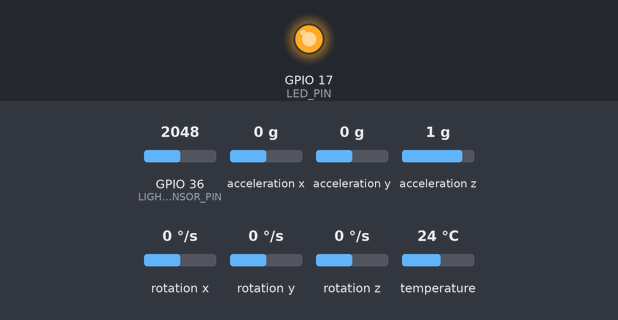
Recording of a sketch running on a simulated ESP32. On the bench: output pins drawn as LEDs (lit = HIGH). The inputs (shaded band) are chosen by the test bench; at power-on: GPIO 36 (LIGHT_SENSOR_PIN) = 2048, acceleration x 0 g, acceleration y 0 g, acceleration z 1 g, rotation x 0 °/s, rotation y 0 °/s, rotation z 0 °/s, temperature 24 °C. Nothing arrives over Bluetooth unless stated; a phone connects over Bluetooth LE 3 s after start; what the sketch prints to the serial monitor is not drawn.

Above: at 0.2 s.
Timing chart, 0 to 1.7 s (numbered marks = the images above):
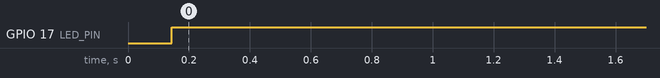

Measured:
- by itself, GPIO 17 (LED_PIN): LOW → HIGH at 0.14 s

The sketch:

BLE_Controller.ino
```cpp
#include <BLEDevice.h>
#include <BLEUtils.h>
#include <BLEServer.h>
#include <BLE2902.h>
#include <Adafruit_MPU6050.h>
#include <Adafruit_Sensor.h>
#include <Wire.h>
// See the following for generating UUIDs:
// https://www.uuidgenerator.net/

#define SERVICE_UUID "4fafc201-1fb5-459e-8fcc-c5c9c331914b"
#define CHARACTERISTIC_UUID "beb5483e-36e1-4688-b7f5-ea07361b26a8"
#define CHARACTERISTIC_UUIDa "617c753e-5199-11eb-ae93-0242ac130002"

Adafruit_MPU6050 mpu;
bool deviceConnected = false;
class MyServerCallbacks : public BLEServerCallbacks {
  void onConnect(BLEServer *pServer) {
    deviceConnected = true;
  };

  void onDisconnect(BLEServer *pServer) {
    deviceConnected = false;
  }
};


BLECharacteristic *pCharacteristic;
BLECharacteristic *pCharacteristica;

// constants won't change
#define LIGHT_SENSOR_PIN 36  // ESP32 pin GPIO36 (ADC0) connected to light sensor
#define LED_PIN 17           //
#define ANALOG_THRESHOLD 1500

void setup() {
  pinMode(LED_PIN, OUTPUT);  // set ESP32 pin to output mode
  Serial.begin(9600);

  if (!mpu.begin()) {
    Serial.println("Failed to find MPU6050 chip");
    while (1) {
      delay(10);
    }
  }
  Serial.println("MPU6050 Found!");

  mpu.setGyroRange(MPU6050_RANGE_500_DEG);
  Serial.print("Gyro range set to: ");
  switch (mpu.getGyroRange()) {
    case MPU6050_RANGE_250_DEG:
      Serial.println("+- 250 deg/s");
      break;
    case MPU6050_RANGE_500_DEG:
      Serial.println("+- 500 deg/s");
      break;
    case MPU6050_RANGE_1000_DEG:
      Serial.println("+- 1000 deg/s");
      break;
    case MPU6050_RANGE_2000_DEG:
      Serial.println("+- 2000 deg/s");
      break;
  }

  mpu.setFilterBandwidth(MPU6050_BAND_5_HZ);
  Serial.print("Filter bandwidth set to: ");
  switch (mpu.getFilterBandwidth()) {
    case MPU6050_BAND_260_HZ:
      Serial.println("260 Hz");
      break;
    case MPU6050_BAND_184_HZ:
      Serial.println("184 Hz");
      break;
    case MPU6050_BAND_94_HZ:
      Serial.println("94 Hz");
      break;
    case MPU6050_BAND_44_HZ:
      Serial.println("44 Hz");
      break;
    case MPU6050_BAND_21_HZ:
      Serial.println("21 Hz");
      break;
    case MPU6050_BAND_10_HZ:
      Serial.println("10 Hz");
      break;
    case MPU6050_BAND_5_HZ:
      Serial.println("5 Hz");
      break;


  }


  BLEDevice::init("AllBark");
  BLEServer *pServer = BLEDevice::createServer();
  pServer->setCallbacks(new MyServerCallbacks());
  BLEService *pService = pServer->createService(SERVICE_UUID);

  pCharacteristic = pService->createCharacteristic(
    CHARACTERISTIC_UUID,
    BLECharacteristic::PROPERTY_READ | BLECharacteristic::PROPERTY_WRITE | BLECharacteristic::PROPERTY_NOTIFY | BLECharacteristic::PROPERTY_INDICATE);

  pCharacteristica = pService->createCharacteristic(
    CHARACTERISTIC_UUIDa,
    BLECharacteristic::PROPERTY_READ | BLECharacteristic::PROPERTY_WRITE | BLECharacteristic::PROPERTY_NOTIFY | BLECharacteristic::PROPERTY_INDICATE);

  pCharacteristica->addDescriptor(new BLE2902());

  pCharacteristic->addDescriptor(new BLE2902());
  pService->start();
  pServer->getAdvertising()->start();
}

void loop() {

  sensors_event_t a, g, temp;
  mpu.getEvent(&a, &g, &temp);

  //Serial.print("Rotation X: ");
  //Serial.print(g.gyro.x);
  //Serial.print(", Y: ");
  //Serial.print(g.gyro.y);
  //Serial.print(", Z: ");
  //Serial.print(g.gyro.z);
  //Serial.println(" rad/s");
  int i = 0;
  int x = g.gyro.x * 10;
  int y = g.gyro.y * 10;
  int z = g.gyro.z * 10;
  //Serial.println(x);
  i = i<<8;
  i |= x;
  i = i<<8;
  i |= y;
  i = i<<8;
  i |= z;
  Serial.print("X:");
  Serial.println(x);
  Serial.print("Y:");
  Serial.println(y);
  Serial.print("Z:");
  Serial.println(z);
  Serial.print("i BIN: ");
  Serial.println(i, BIN);
  delay(100);


  int analogValue = analogRead(LIGHT_SENSOR_PIN);  // read the value on analog pin
  digitalWrite(LED_PIN, HIGH);                     // turn on LED
  //Serial.println(analogValue);
  if (deviceConnected) {
    //Serial.println("Device Connected");


    //if (analogValue > 1500) {
    //int i = 0b0010;
    //Serial.println(i);
    //pCharacteristic->setValue(i);
    //pCharacteristic->notify();
  }
}
```
